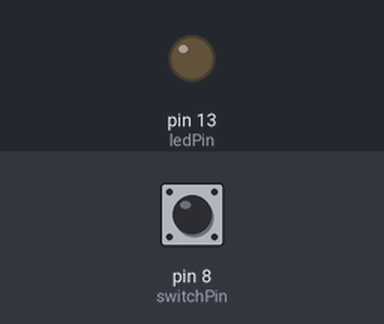
A sketch run on a simulated Arduino Uno, built with avr-gcc and run on an emulated ATmega328P. Parts: output pins drawn as LEDs (lit = HIGH). The test bench sets the inputs (shaded band); at power-on: pin 8 (switchPin) LOW.

Above: at 1.2 s.
1.3 s: pin 8 (switchPin) pulled HIGH for 0.15 s
At 1.37 s:
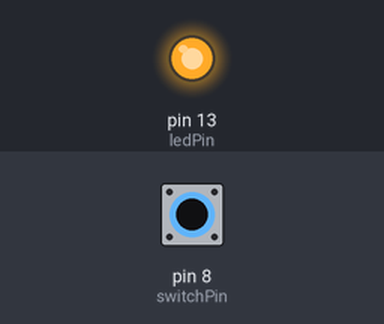
2.9 s: pin 8 (switchPin) pulled HIGH for 3.2 s
At 6.7 s:
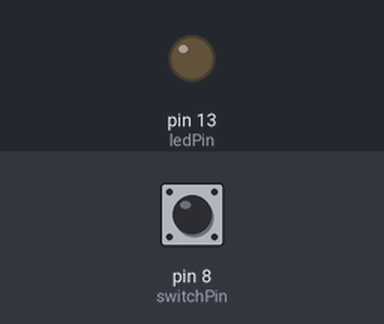
Timing chart, 0 to 8.2 s (numbered marks = the images above; inputs shaded):
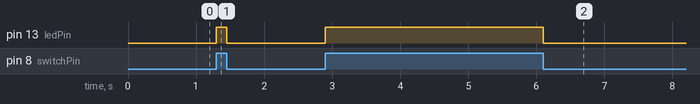

The sketch:

switch-led.ino
```cpp
int switchPin = 8;
int ledPin = 13;
bool ledOn = false;

void setup()
{
  pinMode(switchPin, INPUT);
  pinMode(ledPin, OUTPUT);
}

void loop()
{
  if (digitalRead(switchPin) == HIGH && ledOn == false)
  {
    digitalWrite(ledPin, HIGH);
    ledOn = true;
  }
  else if (digitalRead(switchPin) == LOW && ledOn == true)
  {
    digitalWrite(ledPin, LOW);
    ledOn = false;
  }
}
```

Measured:
- after the input at 1.3 s, pin 13 (ledPin): LOW → HIGH at once, → LOW 0.15 s later
- after the input at 2.9 s, pin 13 (ledPin): LOW → HIGH at once, → LOW 3.2 s later
